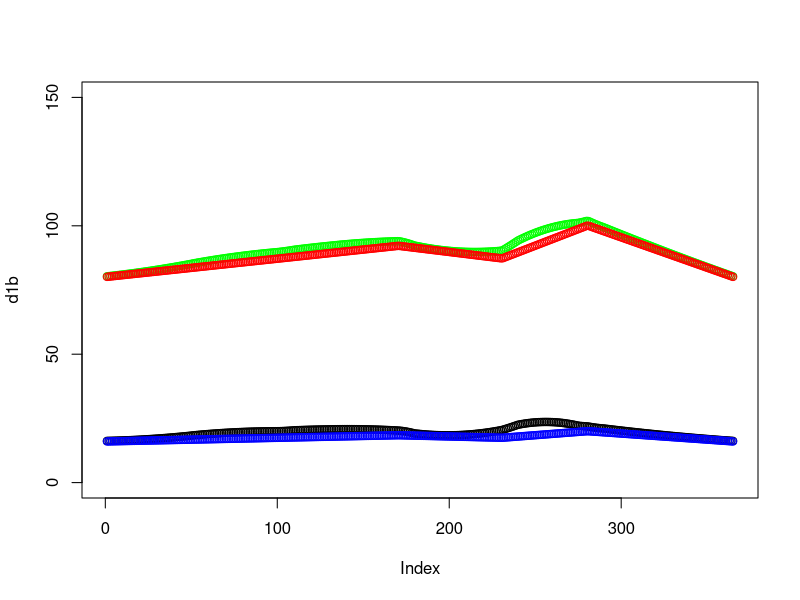

Write R code to recreate this figure.
set.seed(1)

get_delta_1 <- function() {
  x <- seq_len(365)
  y <- rep(NA_real_, 365)

  i <- x <= 50
  y[i] <- x[i]^2 / 75 + 5

  i <- x > 50 & x <= 100
  y[i] <- (-(x[i] - 90)^2 + 50^2) / 8^2 + 25

  i <- x > 100 & x <= 110
  y[i] <- 62.5 + 0.25 * (x[i] - 100)^3 / 1000 +
    (x[i] - 100)^2 / 20

  i <- x > 110 & x <= 130
  y[i] <- 70 - (x[i] - 125)^2 / 100

  i <- x > 130 & x <= 170
  y[i] <- 69.75 - (x[i] - 130)^2 / 8^2

  i <- x > 170 & x <= 180
  y[i] <- 1.903 + 44.75 - (x[i] - 165)^2.4 / 5^2

  i <- x > 180 & x <= 240
  y[i] <- ((x[i] - 195)^2 + 200) / 20

  i <- x > 240 & x <= 275
  y[i] <- -(x[i] - 250)^2 / 10 + 121.25

  i <- x > 275 & x <= 290
  y[i] <- (x[i] - 290)^2 / 10 - 22.5 + 58.75

  i <- x > 290
  y[i] <- (x[i] - 365)^2 / 180 + 5

  y
}
get_delta_2 <- function() {
  x <- seq_len(365)
  y_bell <- seq(-182, 182)

  peak_day <- 0
  decay_width <- 80  # Larger = slower decay; smaller = faster decay

  i <- x >= peak_day
  y_bell[i] <- exp(-0.5 * ((x[i] - peak_day) / decay_width)^2)

  y_bell
}

base_delta <- c(seq(from = 5, to = 7, length.out = 170),
                seq(from = 7, to = 6.2, length.out = 60),
                seq(from = 6.2, to = 8.3, length.out = 50),
                seq(from = 8.3, to = 5, length.out = 85))
base_delta <- base_delta / max(base_delta)
diff_delta <- get_delta_1()
diff_delta <- diff_delta / max(diff_delta)

cheby <- function(vec1, vec2) {
  max(abs(vec1 - vec2))
}
cheby_scaled_a <- function(vec1, vec2) {
  cheby_standard <- cheby(vec1, vec2)
  (0.5 * (cheby_standard / mean(vec1))) + (0.5 * (cheby_standard / mean(vec2)))
}
cheby_scaled_b <- function(vec1, vec2) {
  cheby_standard <- cheby(vec1, vec2)
  cheby_standard / mean((vec1 + vec2) / 2)
}
cheby_scaled_c <- function(vec1, vec2) {
  cheby(
    vec1 / sqrt(sum(vec1 ** 2)),
    vec2 / sqrt(sum(vec2 ** 2))
  )
}

scale_1 <- 10
scale_2 <- 50
base_scale_1 <- 10
base_scale_2 <- 50
diff_scale <- 5

d1a <- scale_1 + (base_scale_1 * base_delta)
d1b <- d1a + (diff_scale * diff_delta)

d2a <- scale_2 + (base_scale_2 * base_delta)
d2b <- d2a + (diff_scale * diff_delta)

scores_1 <- data.frame(
  cheby = cheby(d1a, d1b),
  cheby_s_a = cheby_scaled_a(d1a, d1b),
  cheby_s_b = cheby_scaled_b(d1a, d1b),
  cheby_s_c = cheby_scaled_c(d1a, d1b)
)

scores_2 <- data.frame(
  cheby = cheby(d2a, d2b),
  cheby_s_a = cheby_scaled_a(d2a, d2b),
  cheby_s_b = cheby_scaled_b(d2a, d2b),
  cheby_s_c = cheby_scaled_c(d2a, d2b)
)

plauto <- TRUE
if (plauto) {
  plot(d1b, ylim = c(0, 150))
  points(d1a, col = "blue")
  points(d2b, col = "green")
  points(d2a, col = "red")

  print(scores_1)
  print(scores_2)
}
